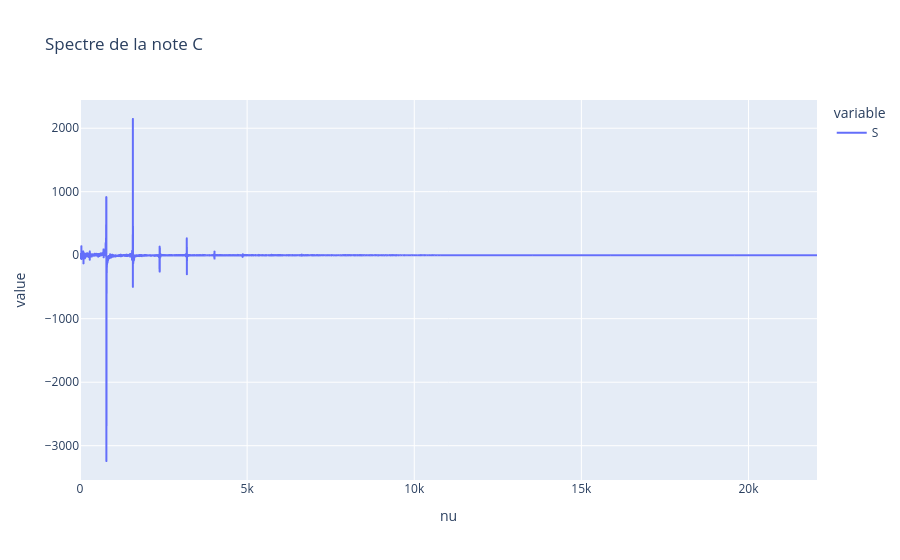
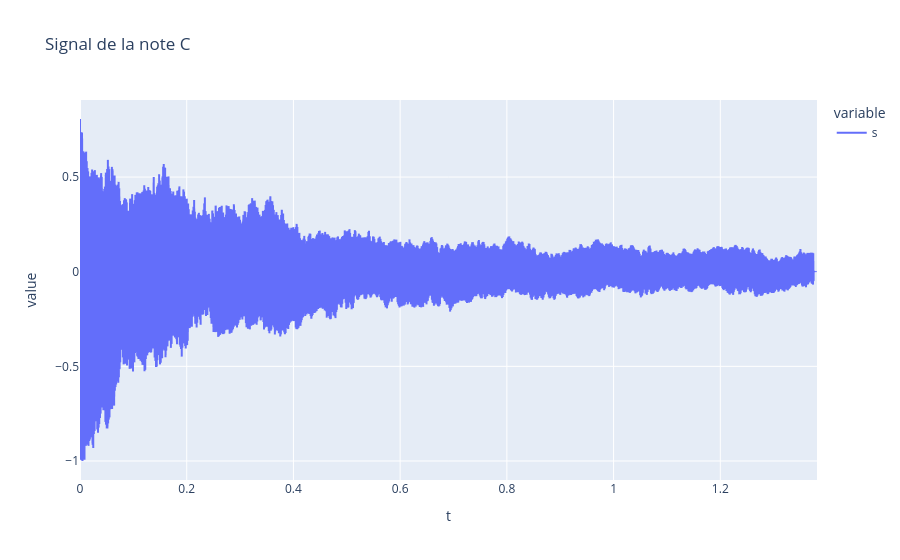

Write notebook code for charts like these, in order.
### Code cell
piano_G_dict = np.load('piano_G.npz')
s = piano_G_dict['s']
t = piano_G_dict['t']

nu, S=san.trans_fourier(s,t)

tracer(nu, {"S": np.imag(S)}, nom_abscisse="nu", titre="Spectre de la note C")
tracer(t, {"s": s}, nom_abscisse="t", titre="Signal de la note C")

### Figure 1 — Plotly figure (JSON) as saved in the notebook; plotly's stock layout.template omitted (floating-point values rounded to 4 significant figures; data arrays with more than 128 entries replaced by an {"elided": "..."} marker saying what was removed)
{"data": [{"hovertemplate": "variable=S<br>nu=%{x}<br>value=%{y}<extra></extra>", "legendgroup": "S", "line": {"color": "#636efa", "dash": "solid"}, "marker": {"symbol": "circle"}, "mode": "lines", "name": "S", "showlegend": true, "type": "scattergl", "x": {"elided": "30456 float values"}, "xaxis": "x", "y": {"elided": "30456 float values"}, "yaxis": "y"}], "layout": {"legend": {"title": {"text": "variable"}, "tracegroupgap": 0}, "title": {"text": "Spectre de la note C"}, "xaxis": {"anchor": "y", "domain": [0, 1], "title": {"text": "nu"}}, "yaxis": {"anchor": "x", "domain": [0, 1], "title": {"text": "value"}}}}

### Figure 2 — Plotly figure (JSON) as saved in the notebook; plotly's stock layout.template omitted (floating-point values rounded to 4 significant figures; data arrays with more than 128 entries replaced by an {"elided": "..."} marker saying what was removed)
{"data": [{"hovertemplate": "variable=s<br>t=%{x}<br>value=%{y}<extra></extra>", "legendgroup": "s", "line": {"color": "#636efa", "dash": "solid"}, "marker": {"symbol": "circle"}, "mode": "lines", "name": "s", "showlegend": true, "type": "scattergl", "x": {"elided": "60913 float values"}, "xaxis": "x", "y": {"elided": "60913 float values"}, "yaxis": "y"}], "layout": {"legend": {"title": {"text": "variable"}, "tracegroupgap": 0}, "title": {"text": "Signal de la note C"}, "xaxis": {"anchor": "y", "domain": [0, 1], "title": {"text": "t"}}, "yaxis": {"anchor": "x", "domain": [0, 1], "title": {"text": "value"}}}}
